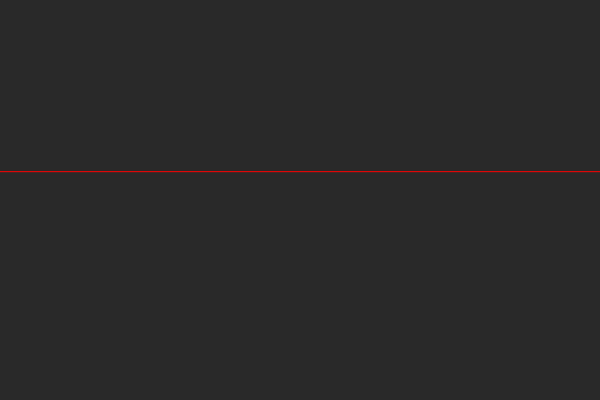
Frame 1 (no input)
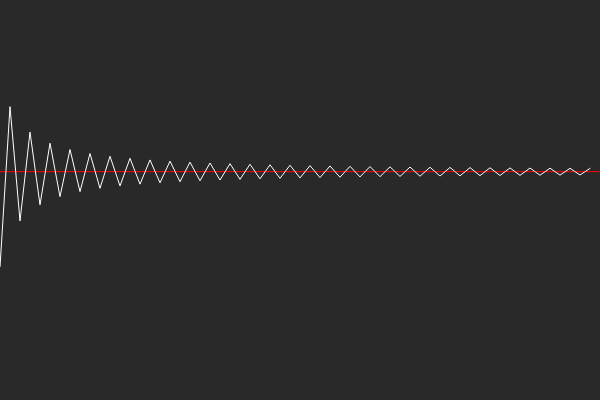
Frame 60 (no input)
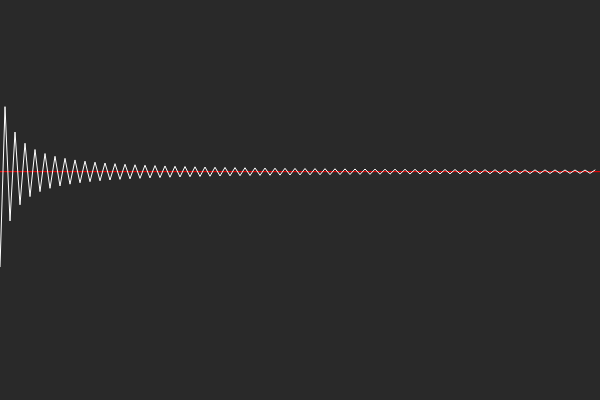
Frame 120 (the mouse pressed at the canvas centre since frame 60)

The p5.js sketch that drew these frames (run headless with seeded random() and noise() and a simulated clock; from frame 60 on, the mouse is pressed at the canvas centre):

// p5.js sketch
// ── sketch.js

let pi = 4;
let iterations = 0;
let history = [];
let piDiv, piDiv2;
function setup() {
  createCanvas(600, 400);
  piDiv = createDiv(pi);
  piDiv2 = createDiv(PI);
  piDiv.style("color", "#000").style("font-size", "72px");
}

function draw() {
  background(41);
  let den = iterations * 2 + 3;
  if(iterations % 2 == 0) {
    pi -= (4 / den);
  } else {
    pi += (4 / den);
  }
  history.push(pi);
  let piY = map(PI, 2, 4, height, 0);
  stroke(255, 0, 0);
  line(0, piY, width, piY);
  let spacing = width / history.length;
  stroke(255);
  noFill();
  beginShape();
  for(let i = 0; i < history.length; i++){
    let x = i * spacing;
    let y = map(history[i], 2, 4, height, 0);
    vertex(x, y);
  }
  endShape();
  print(history.length);
  piDiv.html(pi);
  piDiv2.html(PI);
  iterations++;
}
